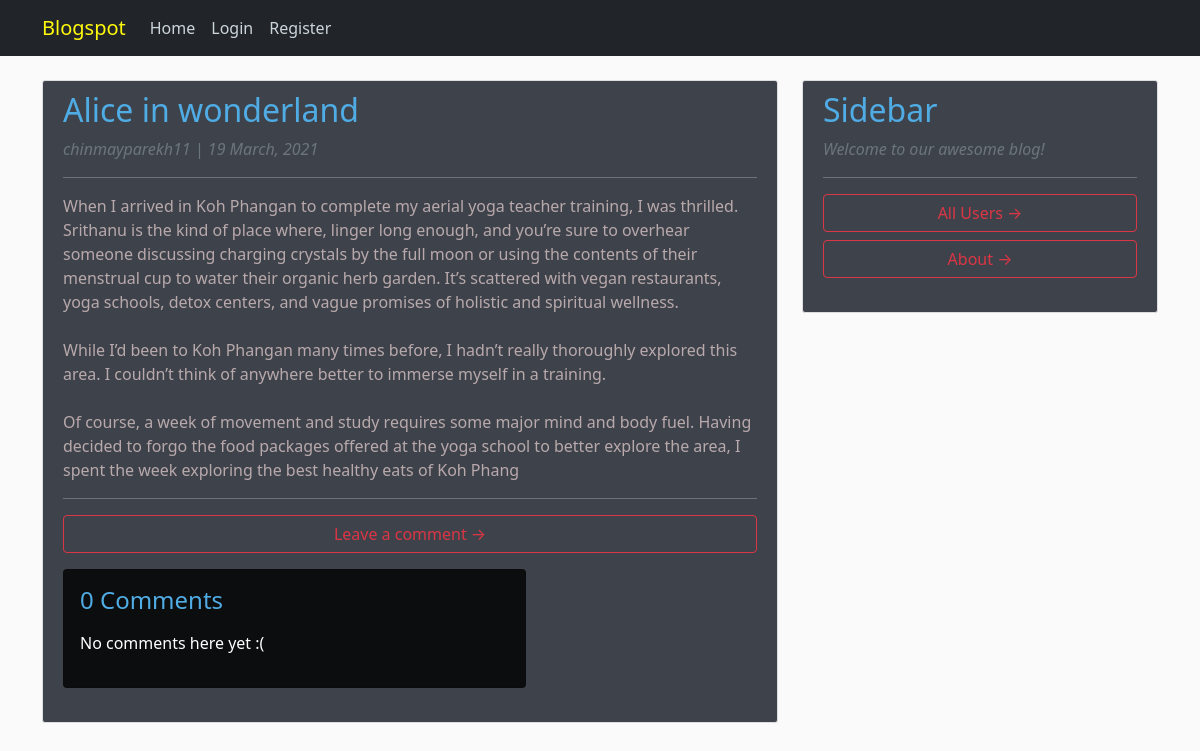
The app's page /post/17/ with its own data.
### blog/models.py (models this page shows, shortened)
class Post(models.Model):
    title = models.CharField(max_length=100, unique=True)
    content = models.TextField()
    date_posted = models.DateTimeField(auto_now=True)
    author = models.ForeignKey(User, on_delete=models.CASCADE, null=True)

### blog/views.py (the view)
# urls.py: path('post/<int:pk>/', PostDetailView.as_view(), name='post-detail'),
class PostDetailView(DetailView):
    model = Post

### blog/templates/blog/post_detail.html (shortened to what this page needs)
{% extends "blog/base.html" %}
    {% block content %}
        <article style="background: rgb(16,22,32,0.8);" class="media content-section">
        <div class="media-body">
            <h2 style="color: #50ACE4;"article-title">{{ object.title }}</h2>
                <em><p style="color:rgb(128, 185, 189);"class="text-muted">{{ object.author }} | {{ object.date_posted|date:"d F, Y"}}</p></em>
            </div>
            <hr>
            <p style="color: #B9A9AC" class="article-content">{{ object.content }}</p>
            <hr>
            <dev>
            <h5><a class="btn btn-outline-danger w-100" href="{% url 'add_comment_to_post' pk=post.pk %}">Leave a comment &rarr;</a></h5>
            </dev>
            <div style="background: rgb(00, 00, 00, 0.8);" class="col-md-8 card mb-4 mt-3 ">
                <div class="card-body">
                    {% with post.comments.count as total_comments %}
                    <h4 style="color: #50ACE4;">{{ total_comments }} Comments</h4>
                    <p>
                        {% endwith %} {% for comment in post.comments.all %}
                    </p>
                        <div class="comment" style="padding:0%;" 10px;>
                            <em class="font-weight-bolder">
                                {{ comment.Name }}
                            <span class="text-muted font-weight-normal">{{ comment.created_date }}</span>
                            </em>
                            <br>
                            <blockquote style="color: #B9A9AC">{{ comment.Body | linebreaks }}</blockquote>
                            <hr>
                        </div>
                    {% empty %}
                        <p>No comments here yet :(</p>
                    {% endfor %}
            </div>
        </div>
        </article>
    {% endblock content %}

### blog/static/blog/main.css (style rules this page uses)
body { background: #fafafa; color: white; margin-top: 5rem; }
#bg { background-repeat: no-repeat; background-size: cover; background-position: center center; background-attachment: fixed; }
h1, h2, h3, h4, h5, h6 { color: #aed8bc; }
.content-section { background: #ffffff; padding: 10px 20px; border: 1px solid #dddddd; border-radius: 3px; margin-bottom: 20px; }
.article-content { white-space: pre-line; }

### records on screen
Post: title "Alice in wonderland", author "chinmayparekh11", date_posted "19 March, 2021", content "When I arrived in Koh Phangan to complete my aerial yoga teacher training, I was thrilled. Srithanu is the kind of place where, linger long enough, and you’re sure to overhear someone discussing charging crystals by the full moon or using the contents of their menstrual cup to water their organic herb garden. It’s scattered with vegan restaurants, yoga schools, detox centers, and vague promises of holistic and spiritual wellness. While I’d been to Koh Phangan many times before, I hadn’t really thoroughly explored this area. I couldn’t think of anywhere better to immerse myself in a training. Of course, a week of movement and study requires some major mind and body fuel. Having decided to…"

### other values on screen
{{ total_comments }} "0"
